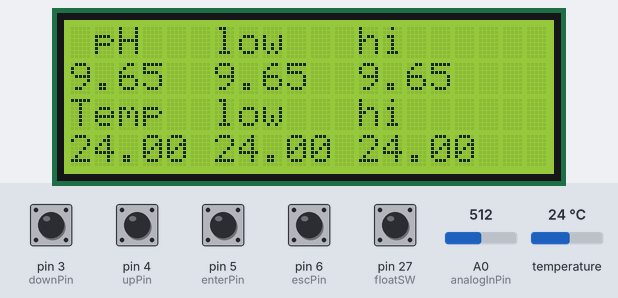
The sketch below on a simulated Arduino Mega 2560, built with avr-gcc and run on an emulated ATmega2560. Shown: 20×4 character LCD. The test bench sets the inputs (shaded band); at power-on: pin 3 (downPin), pin 4 (upPin), pin 5 (enterPin), pin 6 (escPin), pin 27 (floatSW) HIGH, A0 (analogInPin) = 512, temperature 24 °C. What the sketch prints to the serial monitor is not drawn.

Above: at 6.4 s.
6.5 s: pin 3 (downPin) pulled LOW for 0.15 s
At 7.7 s:
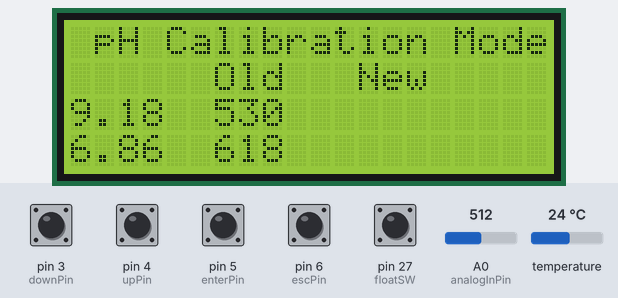
20.6 s: pin 27 (floatSW) pulled LOW for 1 s
At 22.2 s:
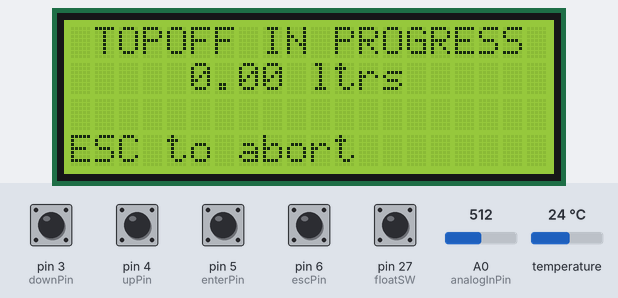
27.3 s: pin 6 (escPin) pulled LOW for 0.15 s
At 28.3 s:
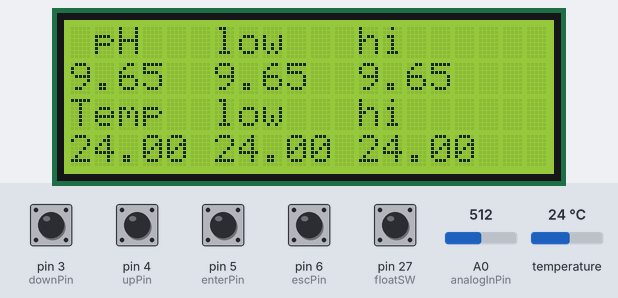
28.9 s: pin 5 (enterPin) pulled LOW for 1 s
At 29.9 s:
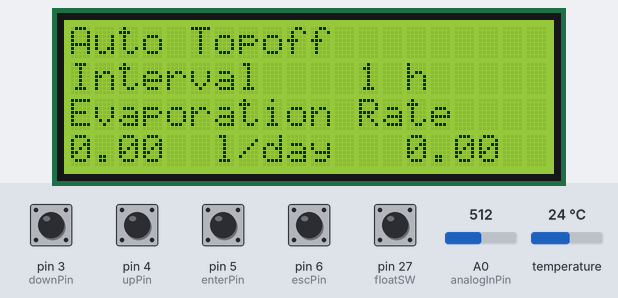
Timing chart, 0 to 31.9 s (numbered marks = the images above; inputs shaded):
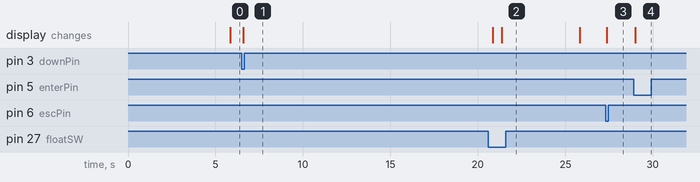

Measured:
- after the input at 6.5 s, the display: changes after 0.10 s (image 1)
- after the input at 20.6 s, the display: first differs from a run without the input after 0.76 s (image 2)
- after the input at 27.3 s, the display: changes after 0.07 s (image 3)
- after the input at 28.9 s, the display: changes after 0.11 s (image 4)

The sketch:

ph_test.ino
```cpp
/*

 25.21 grad
 calib for 600 shorted
 ph 6.86  =  621    2.: 618 24,56c  3.: 615 24,06 c
 ph 9.18 =  534     2.: 530 24,56c  3.: 527 24,06c

m = (ph9,18 - ph6,86) / (530 - 618)
m = -0,026363

pH = 9,18 - (530 - Po) * m

*/

#include <EEPROM.h>
// temp
#include <OneWire.h>
#include <DallasTemperature.h>
#define ONE_WIRE_BUS 2 //pin 2
OneWire oneWire(ONE_WIRE_BUS);
DallasTemperature sensors(&oneWire);
DallasTemperature setResolution(9);

//lcd
#include <Wire.h>
#include <LiquidCrystal_I2C.h>
LiquidCrystal_I2C lcd(0x27,20,4);

//scheduler
unsigned long ATOinterval=1;
unsigned long prevATOTime=0;
int intervalTemp=5000;
unsigned long prevTempTime=0;
int intervalPH=1000;
unsigned long prevPHTime=0;
int intervalPage=5000;
unsigned long prevPageTime=0;

int currentPage = 0;

// Pins
const int analogInPin = A0;

const int floatSW = 27;
const int atoPumpe = 40;

const int downPin = 3;
const int upPin = 4;
const int enterPin = 5;
const int escPin = 6;

//Temp
float Temp;
float loTemp;
float hiTemp;

//pH
byte i =0;
int readingsPo[4];
int calLopH; //pH 6.86
int calHipH; //pH 9.18
float m = -0.0263;              //bullshit
int Po;
float pH ;
float lopH;
float hipH;
int PHcalLO=618;
int PHcalHI=530;

//ATO
float evaporationRate = 0;
int ATOcalib=0;
unsigned long topoffTimer;
float litersRefilled;
float Lps=0.01; //Liters per second ATO
float maxRefill=1.0;
bool ATOerror=0;
float ATOchange;
float lastTopoff;
//buttons
byte up=0;
byte down=0;
byte enter=0;
byte esc=0;
byte debounce= 50;
bool lastupState=1;
bool lastdownState=1;
bool lastenterState=1;
bool lastescState=1;

//***************************************************SETUP

void setup() {
  lcd.init();
   lcd.backlight();
  // lcd.setCursor(0, 0);  // col,row
   lcd.print("...YO BITCH...");
  pinMode(upPin, INPUT_PULLUP);
  pinMode(downPin, INPUT_PULLUP);
  pinMode(enterPin, INPUT_PULLUP);
  pinMode(escPin, INPUT_PULLUP);

  Serial.begin(9600);
  //INIT TEMP
  sensors.begin();
  sensors.requestTemperatures();
  Temp = sensors.getTempCByIndex(0);
  hiTemp = Temp;
  loTemp = Temp;

  // INIT PH
  Po = analogRead(analogInPin);
  for (byte k = 0; k < 4; k++) {
      readingsPo[k]=Po;
      }
  pH = 9.18 - (PHcalHI - Po) * m;
  lopH = pH;
  hipH = pH;

  //INIT ATO
//  EEPROM.get( 0, ATOinterval );
}

//***************************************************LOOP

void loop() {
  //scheduler
   unsigned long currentMillis = millis();

   if ((currentMillis - prevPHTime) >= intervalPH) {
      calcPH();
      prevPHTime = currentMillis;
    //  Serial.println("PH measured");
      }

   if ((currentMillis - prevTempTime) >= intervalTemp) {
      calcTemp();
      prevTempTime = currentMillis;
     // Serial.println("Temp measured");
      }

   if ((currentMillis - prevPageTime) >= intervalPage) {
      printPage(currentPage);
      prevPageTime = currentMillis;
     // Serial.println("Page Refresh");
     }

   if ((currentMillis - prevATOTime) >= ATOinterval * 20000) {  //  ATOinterval*3600000
      Serial.println("ATO Start");
      runATO();
      prevATOTime =currentMillis;
      Serial.println("ATO done");
      Serial.print(litersRefilled);
      Serial.println(" L Refilled");
      }
  // scheduler

  checkbutton();
}

//***************************************************FUNCTIONS

//*************************************************** TEMP
void calcTemp(){
   sensors.requestTemperatures();
   Temp = sensors.getTempCByIndex(0);

   if(Temp<loTemp){
    loTemp=Temp;
   }
    if(Temp>hiTemp){
    hiTemp=Temp;
   }
}
//***************************************************  PH
void calcPH(){
  if (i < 4) {
     readingsPo[i] = analogRead(analogInPin);
     i++;
    }else{
         i=0;
         }

  Po = (readingsPo[0]+readingsPo[1]+readingsPo[2]+readingsPo[3])/4;

  pH = 9.18 - (PHcalHI - Po) * m;                         //+ Temp compensation factor

  if(pH<lopH){
    lopH=pH;
   }
  if(pH>hipH){
    hipH=pH;
   }
}
//*************************************************** Calibrate PH
void calibratePH(){
  }

//*************************************************** ATO
void runATO(){

  printPage(3);
  delay(500);
  lastTopoff=litersRefilled;
  unsigned long topoffStartTime=millis();
  while (digitalRead(floatSW) == LOW && digitalRead(escPin)==HIGH){   // float nicht ausgelöst
         digitalWrite(atoPumpe, LOW);     // relais pumpe an
         unsigned long topoffTimer=millis();
         litersRefilled=(topoffTimer-topoffStartTime)/1000*Lps;
         lcd.setCursor(5, 1);
         lcd.print(litersRefilled);
         if(litersRefilled>maxRefill){
            ATOerror=1;
            Serial.println("ATO ERROR");
            break;
           }
         ATOerror=0;
         }
  digitalWrite(atoPumpe, HIGH);  // relais pumpe aus
  ATOchange=litersRefilled-lastTopoff;
//  topoffEndTime=millis();
//  topoffDuration=topoffEndTime-prevATOTime;
  }

//*************************************************** BUTTONS
void checkbutton(){

 bool upState = digitalRead(upPin);
 bool downState = digitalRead(downPin);
 bool enterState = digitalRead(enterPin);
 bool escState = digitalRead(escPin);

//up
if (upState != lastupState){
  if(upState == LOW){
    up=1;
    Serial.println("up");
    delay(debounce);
    }
    lastupState = upState;
  }
if(currentPage==2 && up==1 && ATOcalib==1){
  ATOinterval++;
  lcd.setCursor(12, 1);
  lcd.print(ATOinterval);
  Serial.println(ATOinterval);
  up=0;
  }
up=0;

//down
if (downState != lastdownState){
  if(downState == LOW){
    down=1;
    Serial.println("down");
    delay(debounce);
    }
    lastdownState = downState;
  }
if(currentPage==0 && down==1){
  currentPage++;
  printPage(currentPage);
    Serial.print("Page= ");
    Serial.println(currentPage);
  down=0;
  }
if(currentPage==2 && down==1 && ATOcalib==1){
  ATOinterval--;
  lcd.setCursor(12, 1);
  lcd.print(ATOinterval);
  Serial.println(ATOinterval);
  down=0;
  }
down=0;

//enter
if (enterState != lastenterState){
  if(enterState == LOW){
    enter=1;
    Serial.println("enter");
    delay(debounce);
    }
    lastenterState = enterState;
  }

if(currentPage==0 && enter==1){
  currentPage=2;
  printPage(currentPage);
    Serial.print("Page= ");
    Serial.println(currentPage);
  enter=0;
  }
if(currentPage==1 && enter==1){
  calibratePH();
  Serial.print("calibratePH ");
  enter=0;
  }
if(currentPage==2 && enter==1){
  ATOcalib=!ATOcalib;
  Serial.print("calibratePH ");
  enter=0;
  }
enter=0;

//esc
if (escState != lastescState){
   if(escState == LOW){
     currentPage=0;
     ATOcalib=0;
     lcd.noBlink();
     printPage(currentPage);
     Serial.print("esc");
     Serial.print("Page= ");
     Serial.println(currentPage);
     delay(debounce);
     }
   lastescState = escState;
  }


if(currentPage==2 && ATOcalib==1){
  lcd.setCursor(12,1);
  lcd.blink();
  }
if(currentPage==2 && ATOcalib==0){
   lcd.noBlink();
  }

}  //voidend

//*************************************************** DISPLAY

void printPage(int Pnum){
  switch (Pnum){
    case 0:               //                        PH TEMP

      //lcd.setCursor(0, 0);  // col,row
      lcd.clear();
      lcd.print(" pH   low   hi      ");
              // 0     6     12      20
      lcd.setCursor(0, 1);
      lcd.print(pH);
      lcd.setCursor(6, 1);
      lcd.print(lopH);
      lcd.setCursor(12, 1);
      lcd.print(hipH);
      lcd.setCursor(0, 2);
      lcd.print("Temp  low   hi ");
      lcd.setCursor(0, 3);
      lcd.print(Temp);
      lcd.setCursor(6, 3);
      lcd.print(loTemp);
      lcd.setCursor(12, 3);
      lcd.print(hiTemp);

    break;            //              pH Calibration Mode

    case 1:
      //lcd.setCursor(0, 0);  // col,row
      lcd.clear();
      lcd.print(" pH Calibration Mode");
              // 0     6     12      20
      lcd.setCursor(0, 1);
      lcd.print("      Old   New");
      lcd.setCursor(0, 2);
      lcd.print("9.18");
      lcd.setCursor(6, 2);
      lcd.print(PHcalHI);
      lcd.setCursor(0, 3);
      lcd.print("6.86");
      lcd.setCursor(6, 3);
      lcd.print(PHcalLO);

    break;

    case 2:                   //           TOPOFF
      lcd.clear();
      lcd.print("Auto Topoff");
              // 0     6     12      20
      if(ATOerror==1) {
        lcd.setCursor(14, 0);
        lcd.print("ERROR");
           }else{
            lcd.setCursor(14, 0);
            lcd.print("     ");
           }
      lcd.setCursor(0, 1);
      lcd.print("Interval");
      lcd.setCursor(12, 1);
      lcd.print(ATOinterval);
      lcd.setCursor(14, 1);
      lcd.print("h");
      lcd.setCursor(0, 2);
      lcd.print("Evaporation Rate");
      lcd.setCursor(0, 3);
      lcd.print(litersRefilled);
      lcd.setCursor(6,3);
      lcd.print("l/day");
      lcd.setCursor(14,3);
      lcd.print(ATOchange);

    break;

     case 3:                //         TOPOFF in PROGRESS
      lcd.clear();
              // 0     6     12      20
      lcd.setCursor(0, 0);
      lcd.print(" TOPOFF IN PROGRESS");
      lcd.setCursor(10, 1);
      lcd.print("ltrs");
    //  lcd.setCursor(16, 2);
    //  lcd.print(litersRefilled);
      lcd.setCursor(0, 3);
      lcd.print("ESC to abort");


    break;
  }
  }
```
